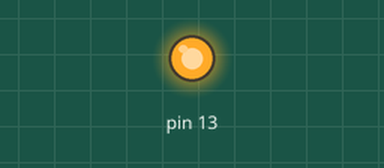
Bench run of a sketch on a simulated Arduino Uno, built with avr-gcc and run on an emulated ATmega328P. Parts: output pins drawn as LEDs (lit = HIGH).

Above: at 0.5 s.
At 3.8 s:
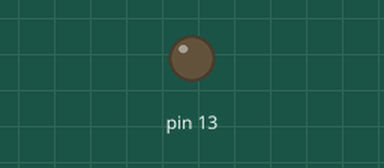
Timing chart, 0 to 5.5 s (numbered marks = the images above):
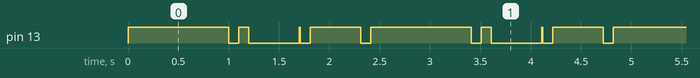

Measured:
- by itself, pin 13: repeats every 2.4 s: LOW 0.10 s, HIGH 0.10 s, LOW 0.50 s, HIGH 0.01 s, LOW 0.10 s, HIGH 0.50 s, LOW 0.10 s, HIGH 1.0 s
- by itself, everything shown: repeats every 2.4 s, in 8 steps

The sketch:

sketch_nov23a.ino
```cpp
void setup() {
  pinMode(13, OUTPUT);


}

void loop() {
  digitalWrite(13, HIGH);
  delay(1000);
  digitalWrite(13, LOW);
  delay(100);
  digitalWrite(13, HIGH);
  delay(100);
  digitalWrite(13, LOW);
  delay(500);
  digitalWrite(13, HIGH);
  delay(10);
  digitalWrite(13, LOW);
  delay(100);
  digitalWrite(13, HIGH);
  delay(500);
  digitalWrite(13, LOW);
  delay(100);
}
```
